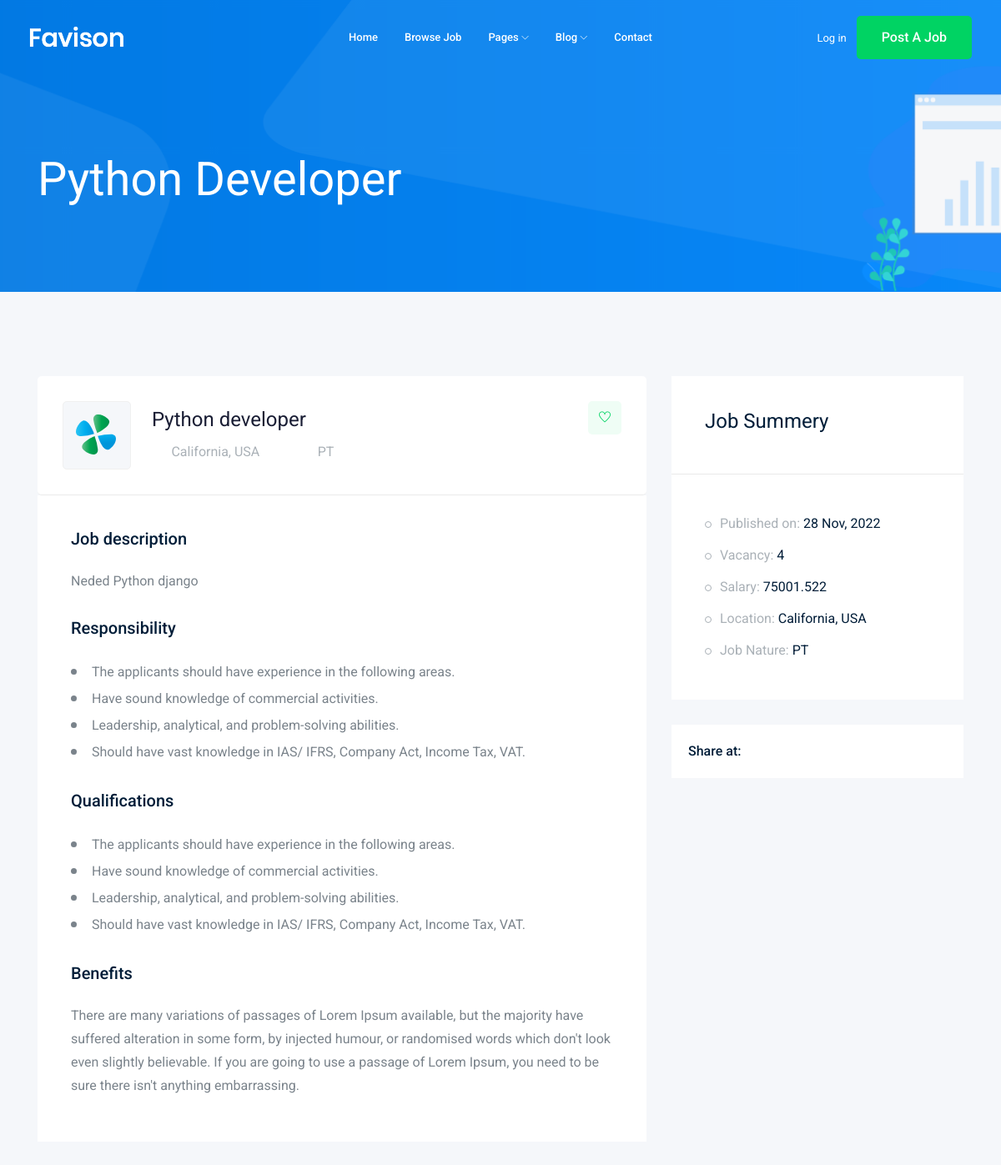
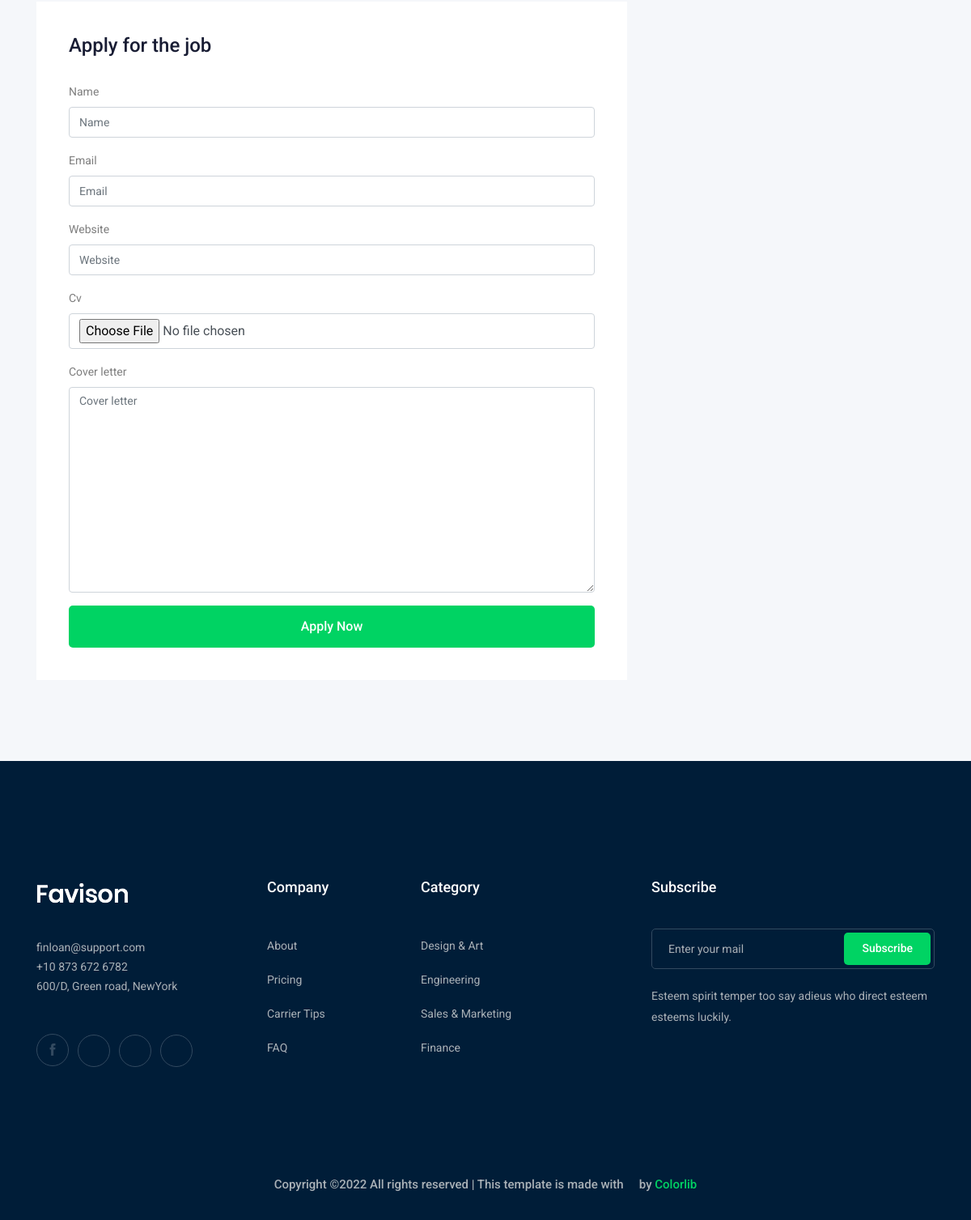
The app's page /jobs/2 with its own data (2 pictures, top to bottom).
### job/models.py (models this page shows, shortened)
class Jobs(models.Model):
    fulltime = 'FT'
    parttime = 'PT'
    job_type_choices = [
        (fulltime,'Fulltime'),
        (parttime,'Parttime'),
    ]
    title = models.CharField(max_length=100)
    job_category = models.ForeignKey(Category, on_delete=models.CASCADE)
    job_type = models.CharField(max_length=2,choices=job_type_choices,default=fulltime)
    description = models.TextField(max_length=500)
    pulished_at = models.DateTimeField(auto_now=True)
    vecancy = models.IntegerField(default = 1)
    salary = models.DecimalField(decimal_places=3,max_digits=8,default=1.1)
    experience = models.IntegerField(default=1)
    image = models.ImageField(upload_to='media/jobs')
    slug = models.SlugField(blank=True, null=True)

### job/views.py (the view)
# urls.py: path('<int:id>',views.job_detalis,name='jobdetails')
def job_detalis(request,id):
    job = Jobs.objects.get(id = id)
    if request.method == 'POST':
        form = Applyform(request.POST, request.FILES)
        print('before valid')
        if form.is_valid():
            print('valid')
            myform = form.save(commit=False)
            myform.job = job
            myform.save()
    else:
        form = Applyform()
    context={
        'job': job,
        'form': form,
    }
    return render(request,'job_details.html',context)

### job/forms.py
class Applyform(forms.ModelForm):
    class Meta:
        model = Apllyjob
        fields = ['name','email','website','cv','cover_letter']

### job/templates/job_details.html (shortened to what this page needs)
{% extends 'base.html' %}
{% load bootstrap4 %}
{% block body%}
    <div class="bradcam_area bradcam_bg_1">
        <div class="container">
            <div class="row">
                <div class="col-xl-12">
                    <div class="bradcam_text">
                        <h3>{{job.title}}</h3>
                    </div>
                </div>
            </div>
        </div>
    </div>
    <div class="job_details_area">
        <div class="container">
            <div class="row">
                <div class="col-lg-8">
                    <div class="job_details_header">
                        <div class="single_jobs white-bg d-flex justify-content-between">
                            <div class="jobs_left d-flex align-items-center">
                                <div class="thumb">
                                    <img src="img/svg_icon/1.svg" alt="">
                                </div>
                                <div class="jobs_conetent">
                                    <a href="#"><h4>{{job.title}}</h4></a>
                                    <div class="links_locat d-flex align-items-center">
                                        <div class="location">
                                            <p> <i class="fa fa-map-marker"></i> California, USA</p>
                                        </div>
                                        <div class="location">
                                            <p> <i class="fa fa-clock-o"></i>{{job.job_type}}</p>
                                        </div>
                                    </div>
                                </div>
                            </div>
                            <div class="jobs_right">
                                <div class="apply_now">
                                    <a class="heart_mark" href="#"> <i class="ti-heart"></i> </a>
                                </div>
                            </div>
                        </div>
                    </div>
                    <div class="descript_wrap white-bg">
                        <div class="single_wrap">
                            <h4>Job description</h4>
                            <p>{{job.description}}</p>
                        </div>
                        <div class="single_wrap">
                            <h4>Responsibility</h4>
                            <ul>
                                <li>The applicants should have experience in the following areas.
                                </li>
                                <li>Have sound knowledge of commercial activities.</li>
                                <li>Leadership, analytical, and problem-solving abilities.</li>
                                <li>Should have vast knowledge in IAS/ IFRS, Company Act, Income Tax, VAT.</li>
                            </ul>
                        </div>
                        <div class="single_wrap">
                            <h4>Qualifications</h4>
                            <ul>
                                <li>The applicants should have experience in the following areas.
                                </li>
                                <li>Have sound knowledge of commercial activities.</li>
                                <li>Leadership, analytical, and problem-solving abilities.</li>
                                <li>Should have vast knowledge in IAS/ IFRS, Company Act, Income Tax, VAT.</li>
                            </ul>
                        </div>
                        <div class="single_wrap">
                            <h4>Benefits</h4>
                            <p>There are many variations of passages of Lorem Ipsum available, but the majority have suffered alteration in some form, by injected humour, or randomised words which don't look even slightly believable. If you are going to use a passage of Lorem Ipsum, you need to be sure there isn't anything embarrassing.</p>
                        </div>
                    </div>
                    <div class="apply_job_form white-bg">
                        <h4>Apply for the job</h4>
                        <form  method="post" class="form" enctype='multipart/form-data'>
                            {% bootstrap_form form %}
                            {% buttons %}
                                <button class="boxed-btn3 w-100" type="submit">Apply Now</button>
                            {% endbuttons %}
                        </form>
                    </div>
                </div>
                <div class="col-lg-4">
                    <div class="job_sumary">
                        <div class="summery_header">
                            <h3>Job Summery</h3>
                        </div>
                        <div class="job_content">
                            <ul>
                                <li>Published on: <span>{{job.pulished_at|date:"d M, Y"}}</span></li>
                                <li>Vacancy: <span>{{job.vecancy}}</span></li>
                                <li>Salary: <span>{{job.salary}}</span></li>
                                <li>Location: <span>California, USA</span></li>
                                <li>Job Nature: <span>{{job.job_type}}</span></li>
                            </ul>
                        </div>
                    </div>
                    <div class="share_wrap d-flex">
                        <span>Share at:</span>
                        <ul>
                            <li><a href="#"> <i class="fa fa-facebook"></i></a> </li>
                            <li><a href="#"> <i class="fa fa-google-plus"></i></a> </li>
                            <li><a href="#"> <i class="fa fa-twitter"></i></a> </li>
                            <li><a href="#"> <i class="fa fa-envelope"></i></a> </li>
                        </ul>
                    </div>
                    <div class="job_location_wrap">
                        <div class="job_lok_inner">
                            <div id="map" style="height: 200px;"></div>
                          </div>
                    </div>
                </div>
            </div>
        </div>
    </div>
{% endblock body %}

### records on screen
Jobs: title "Python Developer", title "Python developer", job_type "PT", description "Neded Python django", pulished_at "28 Nov, 2022", vecancy "4", salary "75001.522"
